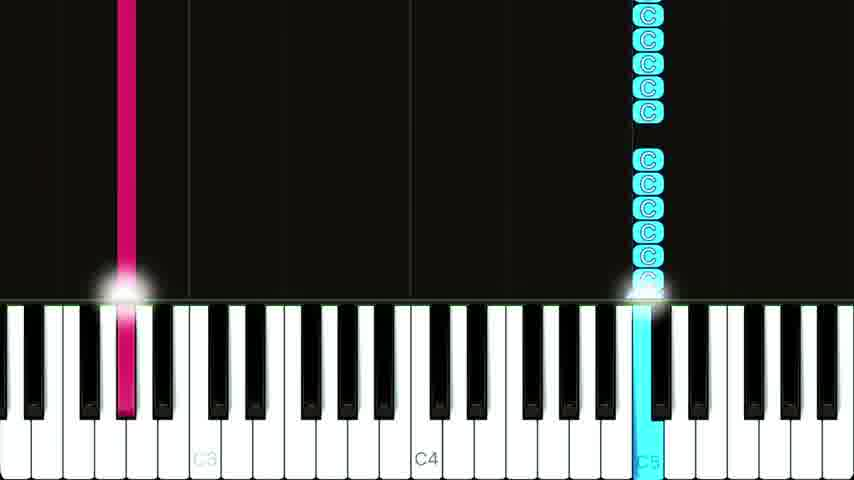
#> input picture 4970.jpg, 854 x 480 px, found by its file name
$ python resize_pic.py
#> lines starting #> are read from the running program, lines starting #| are printed output that depends on the picture
Fname='4970.jpg'
from PIL import Image

im=Image.open(Fname)
#> im is the input picture: PIL image 854x480 RGB; mean R, G, B 76.3, 77.4, 76.1
w,h=im.size
#> w = 854; h = 480

W=1024
im=im.resize([W,h])
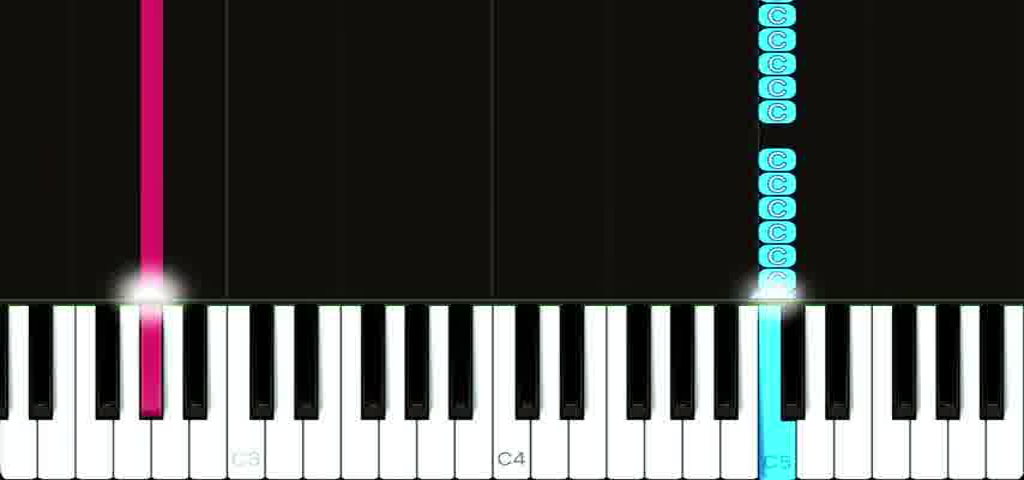
#> im: PIL image 1024x480 RGB; mean R, G, B 76.3, 77.4, 76.1
im=im.crop((0,350,W,355))
im.save("4970.bmp")
